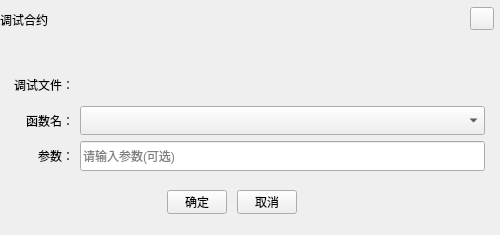
<?xml version="1.0" encoding="UTF-8"?>
<ui version="4.0">
 <class>DebugFunctionWidget</class>
 <widget class="QDialog" name="DebugFunctionWidget">
  <property name="geometry">
   <rect>
    <x>0</x>
    <y>0</y>
    <width>500</width>
    <height>235</height>
   </rect>
  </property>
  <property name="windowTitle">
   <string>Dialog</string>
  </property>
  <widget class="QToolButton" name="okBtn">
   <property name="geometry">
    <rect>
     <x>167</x>
     <y>190</y>
     <width>60</width>
     <height>24</height>
    </rect>
   </property>
   <property name="cursor">
    <cursorShape>PointingHandCursor</cursorShape>
   </property>
   <property name="text">
    <string>确定</string>
   </property>
  </widget>
  <widget class="QToolButton" name="cancelBtn">
   <property name="geometry">
    <rect>
     <x>237</x>
     <y>190</y>
     <width>60</width>
     <height>24</height>
    </rect>
   </property>
   <property name="cursor">
    <cursorShape>PointingHandCursor</cursorShape>
   </property>
   <property name="text">
    <string>取消</string>
   </property>
  </widget>
  <widget class="QLabel" name="title_Label">
   <property name="geometry">
    <rect>
     <x>0</x>
     <y>0</y>
     <width>500</width>
     <height>40</height>
    </rect>
   </property>
   <property name="text">
    <string>调试合约</string>
   </property>
  </widget>
  <widget class="QToolButton" name="closeBtn">
   <property name="geometry">
    <rect>
     <x>470</x>
     <y>7</y>
     <width>24</width>
     <height>23</height>
    </rect>
   </property>
   <property name="cursor">
    <cursorShape>PointingHandCursor</cursorShape>
   </property>
   <property name="text">
    <string/>
   </property>
  </widget>
  <widget class="QWidget" name="layoutWidget">
   <property name="geometry">
    <rect>
     <x>14</x>
     <y>70</y>
     <width>471</width>
     <height>101</height>
    </rect>
   </property>
   <layout class="QGridLayout" name="gridLayout" rowstretch="1,1,1">
    <item row="0" column="0">
     <widget class="QLabel" name="label">
      <property name="text">
       <string>调试文件：</string>
      </property>
      <property name="alignment">
       <set>Qt::AlignRight|Qt::AlignTrailing|Qt::AlignVCenter</set>
      </property>
     </widget>
    </item>
    <item row="0" column="1">
     <widget class="QLabel" name="file">
      <property name="text">
       <string/>
      </property>
     </widget>
    </item>
    <item row="1" column="0">
     <widget class="QLabel" name="label_3">
      <property name="text">
       <string>函数名：</string>
      </property>
      <property name="alignment">
       <set>Qt::AlignRight|Qt::AlignTrailing|Qt::AlignVCenter</set>
      </property>
     </widget>
    </item>
    <item row="1" column="1">
     <widget class="QComboBox" name="function">
      <property name="sizePolicy">
       <sizepolicy hsizetype="Preferred" vsizetype="Preferred">
        <horstretch>0</horstretch>
        <verstretch>0</verstretch>
       </sizepolicy>
      </property>
     </widget>
    </item>
    <item row="2" column="0">
     <widget class="QLabel" name="label_4">
      <property name="text">
       <string>参数：</string>
      </property>
      <property name="alignment">
       <set>Qt::AlignRight|Qt::AlignTrailing|Qt::AlignVCenter</set>
      </property>
     </widget>
    </item>
    <item row="2" column="1">
     <widget class="QLineEdit" name="param">
      <property name="sizePolicy">
       <sizepolicy hsizetype="Expanding" vsizetype="Preferred">
        <horstretch>0</horstretch>
        <verstretch>0</verstretch>
       </sizepolicy>
      </property>
      <property name="placeholderText">
       <string>请输入参数(可选)</string>
      </property>
     </widget>
    </item>
   </layout>
  </widget>
 </widget>
 <resources/>
 <connections/>
</ui>
